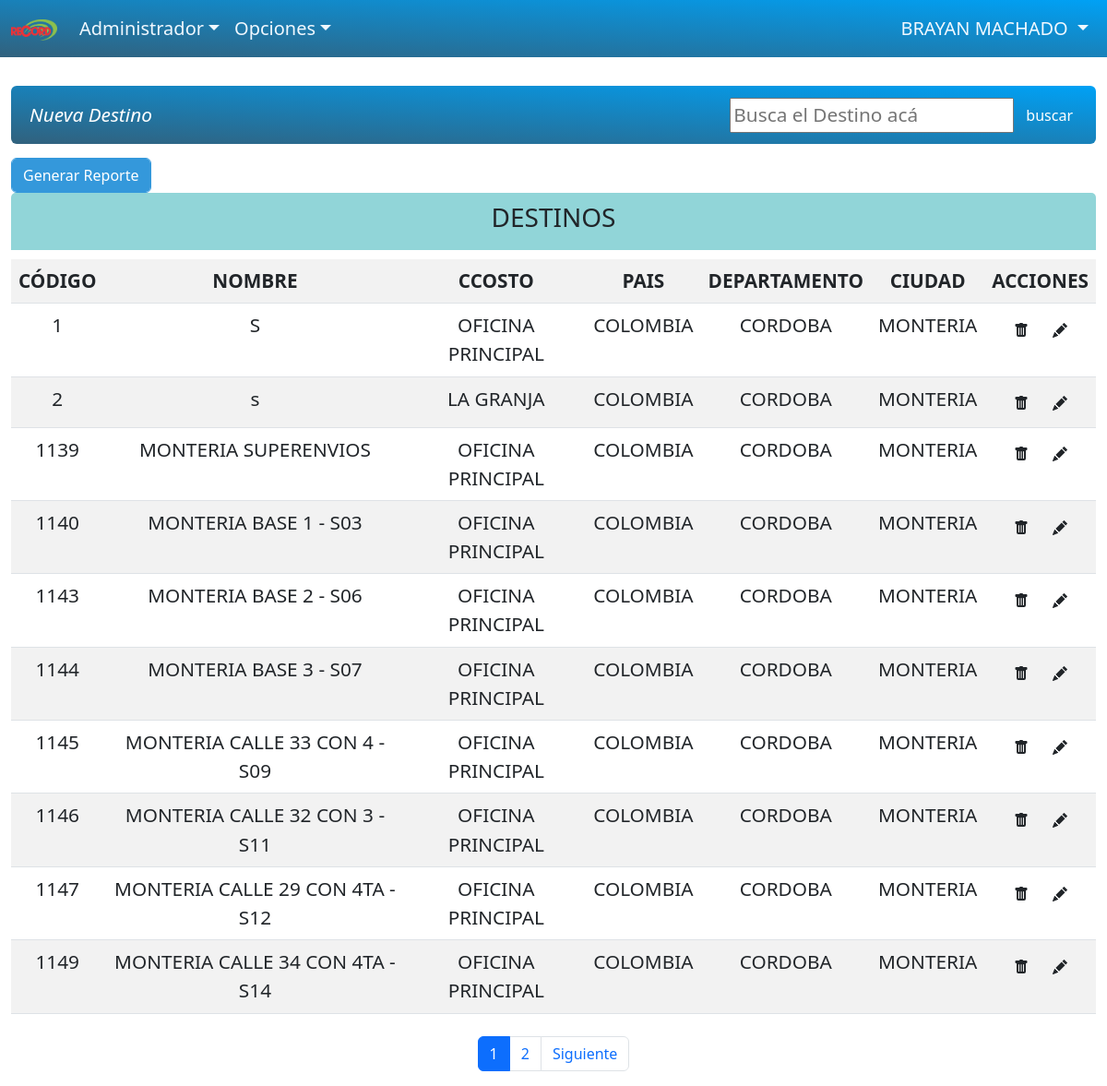
The app's page /administrador/destinos.php (signed in) with its own data.
### tables this page shows
CREATE TABLE `destino` (
  `desti_id` int NOT NULL,
  `nombre_destino` varchar(60) DEFAULT NULL,
  `fk_idcentrocosto` int DEFAULT NULL,
  `fk_pais` int DEFAULT NULL,
  `fk_departamento` int DEFAULT NULL,
  `fk_ciudad` int DEFAULT NULL,
  `estado` int DEFAULT NULL
);

CREATE TABLE `centrocosto` (
  `idcentrocosto` int NOT NULL,
  `nombre_centrocosto` varchar(45) DEFAULT NULL,
  `fk_idzona` int DEFAULT NULL,
  `fk_pais` int DEFAULT NULL,
  `fk_departamento` int DEFAULT NULL,
  `fk_ciudad` int DEFAULT NULL,
  `estado` int DEFAULT NULL
);

CREATE TABLE `pais` (
  `id` int NOT NULL,
  `nombre_pais` varchar(255) DEFAULT NULL,
  `estado` int DEFAULT NULL
);

CREATE TABLE `departamento` (
  `id` int NOT NULL,
  `nombre_departamento` varchar(255) DEFAULT NULL,
  `id_pais` int DEFAULT NULL,
  `estado` int DEFAULT NULL
);

CREATE TABLE `ciudad` (
  `id` int NOT NULL,
  `nombre_ciudad` varchar(255) DEFAULT NULL,
  `id_departamento` int NOT NULL,
  `estado` int DEFAULT NULL
);

### administrador/busquedas/buscarDestinos.php (called while the page is built, shortened)
<?php
    include_once "../database/db.php";
    function ejecutarConsulta($conexion, $sql) {
        $result = $conexion->query($sql);
        return $result;
    }
    $page = 1;
    $resultsPerPage = 10;
    $sql = "SELECT ds.desti_id, ds.nombre_destino, cc.nombre_centrocosto AS nombre_centrocosto,
    pa.nombre_pais AS nombre_pais,
    dp.nombre_departamento AS nombre_departamento,
    ci.nombre_ciudad AS nombre_ciudad
    FROM destino ds
    LEFT JOIN centrocosto cc ON ds.fk_idcentrocosto = cc.idcentrocosto
    LEFT JOIN pais pa ON ds.fk_pais = pa.id
    LEFT JOIN departamento dp ON ds.fk_departamento = dp.id
    LEFT JOIN ciudad ci ON ds.fk_ciudad = ci.id";
    $offset = ($page - 1) * $resultsPerPage;
    $sql .= " LIMIT $offset, $resultsPerPage";
    $result = ejecutarConsulta($conexion, $sql);
?>

### administrador/destinos.php (the view, shortened to what this page needs)
<?php
include_once "../database/db.php";
?>
<!DOCTYPE html>
<html lang="en">
<head>
    <link rel="stylesheet" href="https://cdn.jsdelivr.net/npm/bootstrap@5.2.3/dist/css/bootstrap.min.css">
    <link rel="stylesheet" href="../css/activos.css">
</head>
<body>
    <?php
    include('header.php');
    ?>
    <br>
    <div class="container">
        <nav class="navbar navsep navbar-expand-sm navbar-rednav bg-rednav rounded">
            <div class="container-fluid">
                <div class="navbar-collapse" id="mynavbar">
                    <ul class="navbar-nav me-auto">
                        <li class="nav-item">
                            <i>
                                <a class="nav-item nav-link bi bi-plus-square-dotted"
                                    href="pantallas/crear_destino.php"> Nueva Destino</a>
                            </i>
                        </li>
                    </ul>
                    <form class="d-flex" method="GET">
                        <input placeholder="Busca el Destino acá" onchange="this.form.requestSubmit()" type="text"
                            value="" name="search" id="search">
                        <input class="btn btn-secondary" id="searchButton" type="button" value="buscar">
                    </form>
                </div>
            </div>
        </nav>
        <button onclick="generarPDF()" class="btn third">Generar Reporte</button>
        <div class="row">
            <div class="col-md-8">
                <div class="tzona">
                    <h3>DESTINOS</h3>
                </div>
                <table class="bigtables table  table-striped table-hover ">
                    <tbody>
                        <tr class="text-dark">
                            <th>CÓDIGO</th>
                            <th>NOMBRE</th>
                            <th>CCOSTO</th>
                            <th>PAIS</th>
                            <th>DEPARTAMENTO</th>
                            <th>CIUDAD</th>
                            <th>ACCIONES</th>
                        </tr>
                        <?php
                        include_once 'busquedas/buscarDestinos.php';
                        ?>
                        <?php
                        while ($mostrar = mysqli_fetch_array($result)) {
                        ?>
                        <tr>
                            <td><?php echo $mostrar['desti_id']?></td>
                            <td><?php echo $mostrar['nombre_destino']?></td>
                            <td><?php echo $mostrar['nombre_centrocosto']?></td>
                            <td><?php echo $mostrar['nombre_pais']?></td>
                            <td><?php echo $mostrar['nombre_departamento']?></td>
                            <td><?php echo $mostrar['nombre_ciudad']?></td>
                            <td>
                                <i class="separar">
                                    <form class="button_to" method="post" action=""><input type="hidden" name="_method"
                                            value="delete" autocomplete="off"><button class="bi bi-trash  text-dark btn"
                                            data-turbo-confirm="Estás seguro?" type="submit"></button><input type="hidden" name="authenticity_token"
                                            autocomplete="off"></form>
                                    <a title="Editar" class=" bi bi-pencil-fill  text-dark btn" href=""></a>
                                </i>
                            </td>
                        </tr>
                        <?php
                            }
                        ?>
                    </tbody>
                </table>
                <nav aria-label="...">
                    <ul class="pagination justify-content-center mt-2">
                        <?php
                    include_once 'paginacion/paginacion.php';
                ?>
                    </ul>
                </nav>
            </div>
        </div>
    </div>
</body>
</html>

### records on screen
destino: desti_id "1", nombre_destino "S", fk_idcentrocosto.nombre_centrocosto "OFICINA PRINCIPAL", fk_pais.nombre_pais "COLOMBIA", fk_departamento.nombre_departamento "CORDOBA", fk_ciudad.nombre_ciudad "MONTERIA"
destino: desti_id "2", nombre_destino "s", fk_idcentrocosto.nombre_centrocosto "LA GRANJA", fk_pais.nombre_pais "COLOMBIA", fk_departamento.nombre_departamento "CORDOBA", fk_ciudad.nombre_ciudad "MONTERIA"
destino: desti_id "1139", nombre_destino "MONTERIA SUPERENVIOS", fk_idcentrocosto.nombre_centrocosto "OFICINA PRINCIPAL", fk_pais.nombre_pais "COLOMBIA", fk_departamento.nombre_departamento "CORDOBA", fk_ciudad.nombre_ciudad "MONTERIA"
destino: desti_id "1140", nombre_destino "MONTERIA BASE 1 - S03", fk_idcentrocosto.nombre_centrocosto "OFICINA PRINCIPAL", fk_pais.nombre_pais "COLOMBIA", fk_departamento.nombre_departamento "CORDOBA", fk_ciudad.nombre_ciudad "MONTERIA"
destino: desti_id "1143", nombre_destino "MONTERIA BASE 2 - S06", fk_idcentrocosto.nombre_centrocosto "OFICINA PRINCIPAL", fk_pais.nombre_pais "COLOMBIA", fk_departamento.nombre_departamento "CORDOBA", fk_ciudad.nombre_ciudad "MONTERIA"
destino: desti_id "1144", nombre_destino "MONTERIA BASE 3 - S07", fk_idcentrocosto.nombre_centrocosto "OFICINA PRINCIPAL", fk_pais.nombre_pais "COLOMBIA", fk_departamento.nombre_departamento "CORDOBA", fk_ciudad.nombre_ciudad "MONTERIA"
destino: desti_id "1145", nombre_destino "MONTERIA CALLE 33 CON 4 - S09", fk_idcentrocosto.nombre_centrocosto "OFICINA PRINCIPAL", fk_pais.nombre_pais "COLOMBIA", fk_departamento.nombre_departamento "CORDOBA", fk_ciudad.nombre_ciudad "MONTERIA"
destino: desti_id "1146", nombre_destino "MONTERIA CALLE 32 CON 3 - S11", fk_idcentrocosto.nombre_centrocosto "OFICINA PRINCIPAL", fk_pais.nombre_pais "COLOMBIA", fk_departamento.nombre_departamento "CORDOBA", fk_ciudad.nombre_ciudad "MONTERIA"
destino: desti_id "1147", nombre_destino "MONTERIA CALLE 29 CON 4TA - S12", fk_idcentrocosto.nombre_centrocosto "OFICINA PRINCIPAL", fk_pais.nombre_pais "COLOMBIA", fk_departamento.nombre_departamento "CORDOBA", fk_ciudad.nombre_ciudad "MONTERIA"
destino: desti_id "1149", nombre_destino "MONTERIA CALLE 34 CON 4TA - S14", fk_idcentrocosto.nombre_centrocosto "OFICINA PRINCIPAL", fk_pais.nombre_pais "COLOMBIA", fk_departamento.nombre_departamento "CORDOBA", fk_ciudad.nombre_ciudad "MONTERIA"

### other values on screen
$n_usuario "BRAYAN"
$apellidos "MACHADO"
